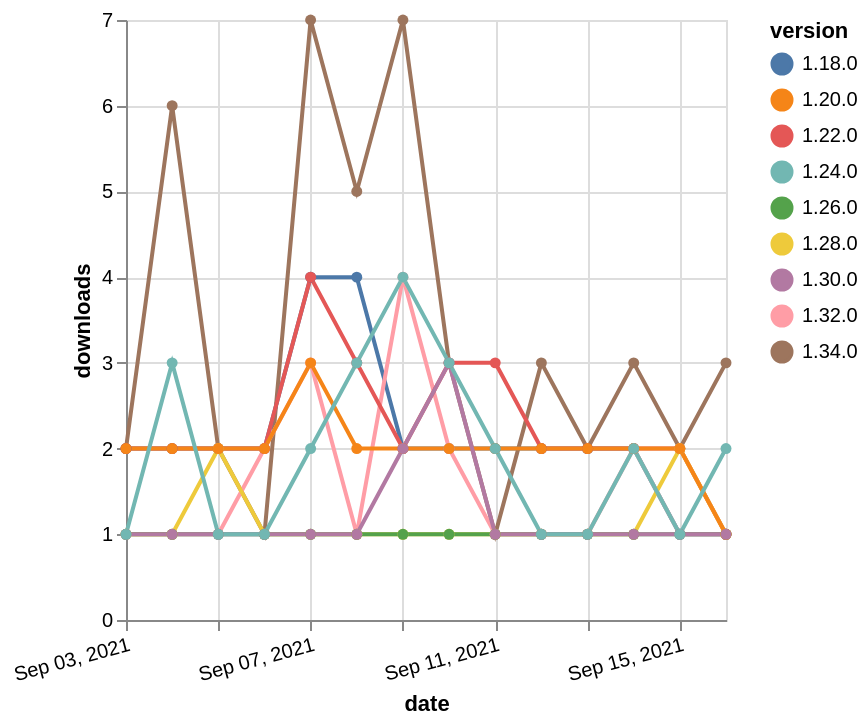

Here is the Vega-Lite specification saved for this chart:
### Vega-Lite specification from a JSON file in a GitHub repository (floating-point values rounded to 4 significant figures)
{"$schema": "https://vega.github.io/schema/vega-lite/v5.json", "description": "A simple bar chart with embedded data.", "data": {"values": [{"date": "2021-09-03", "total": 235, "delta": 2, "version": "1.34.0"}, {"date": "2021-09-04", "total": 241, "delta": 6, "version": "1.34.0"}, {"date": "2021-09-05", "total": 243, "delta": 2, "version": "1.34.0"}, {"date": "2021-09-06", "total": 244, "delta": 1, "version": "1.34.0"}, {"date": "2021-09-07", "total": 251, "delta": 7, "version": "1.34.0"}, {"date": "2021-09-08", "total": 256, "delta": 5, "version": "1.34.0"}, {"date": "2021-09-09", "total": 263, "delta": 7, "version": "1.34.0"}, {"date": "2021-09-10", "total": 266, "delta": 3, "version": "1.34.0"}, {"date": "2021-09-11", "total": 267, "delta": 1, "version": "1.34.0"}, {"date": "2021-09-12", "total": 270, "delta": 3, "version": "1.34.0"}, {"date": "2021-09-13", "total": 272, "delta": 2, "version": "1.34.0"}, {"date": "2021-09-14", "total": 275, "delta": 3, "version": "1.34.0"}, {"date": "2021-09-15", "total": 277, "delta": 2, "version": "1.34.0"}, {"date": "2021-09-16", "total": 280, "delta": 3, "version": "1.34.0"}, {"date": "2021-09-03", "total": 4386, "delta": 2, "version": "1.18.0"}, {"date": "2021-09-04", "total": 4388, "delta": 2, "version": "1.18.0"}, {"date": "2021-09-05", "total": 4390, "delta": 2, "version": "1.18.0"}, {"date": "2021-09-06", "total": 4392, "delta": 2, "version": "1.18.0"}, {"date": "2021-09-07", "total": 4396, "delta": 4, "version": "1.18.0"}, {"date": "2021-09-08", "total": 4400, "delta": 4, "version": "1.18.0"}, {"date": "2021-09-09", "total": 4402, "delta": 2, "version": "1.18.0"}, {"date": "2021-09-10", "total": 4404, "delta": 2, "version": "1.18.0"}, {"date": "2021-09-11", "total": 4406, "delta": 2, "version": "1.18.0"}, {"date": "2021-09-12", "total": 4408, "delta": 2, "version": "1.18.0"}, {"date": "2021-09-13", "total": 4410, "delta": 2, "version": "1.18.0"}, {"date": "2021-09-14", "total": 4412, "delta": 2, "version": "1.18.0"}, {"date": "2021-09-15", "total": 4413, "delta": 1, "version": "1.18.0"}, {"date": "2021-09-16", "total": 4414, "delta": 1, "version": "1.18.0"}, {"date": "2021-09-03", "total": 504, "delta": 1, "version": "1.32.0"}, {"date": "2021-09-04", "total": 505, "delta": 1, "version": "1.32.0"}, {"date": "2021-09-05", "total": 506, "delta": 1, "version": "1.32.0"}, {"date": "2021-09-06", "total": 508, "delta": 2, "version": "1.32.0"}, {"date": "2021-09-07", "total": 511, "delta": 3, "version": "1.32.0"}, {"date": "2021-09-08", "total": 512, "delta": 1, "version": "1.32.0"}, {"date": "2021-09-09", "total": 516, "delta": 4, "version": "1.32.0"}, {"date": "2021-09-10", "total": 518, "delta": 2, "version": "1.32.0"}, {"date": "2021-09-11", "total": 519, "delta": 1, "version": "1.32.0"}, {"date": "2021-09-12", "total": 520, "delta": 1, "version": "1.32.0"}, {"date": "2021-09-13", "total": 521, "delta": 1, "version": "1.32.0"}, {"date": "2021-09-14", "total": 523, "delta": 2, "version": "1.32.0"}, {"date": "2021-09-15", "total": 524, "delta": 1, "version": "1.32.0"}, {"date": "2021-09-16", "total": 525, "delta": 1, "version": "1.32.0"}, {"date": "2021-09-03", "total": 3418, "delta": 2, "version": "1.22.0"}, {"date": "2021-09-04", "total": 3420, "delta": 2, "version": "1.22.0"}, {"date": "2021-09-05", "total": 3422, "delta": 2, "version": "1.22.0"}, {"date": "2021-09-06", "total": 3424, "delta": 2, "version": "1.22.0"}, {"date": "2021-09-07", "total": 3428, "delta": 4, "version": "1.22.0"}, {"date": "2021-09-08", "total": 3431, "delta": 3, "version": "1.22.0"}, {"date": "2021-09-09", "total": 3433, "delta": 2, "version": "1.22.0"}, {"date": "2021-09-10", "total": 3436, "delta": 3, "version": "1.22.0"}, {"date": "2021-09-11", "total": 3439, "delta": 3, "version": "1.22.0"}, {"date": "2021-09-12", "total": 3441, "delta": 2, "version": "1.22.0"}, {"date": "2021-09-13", "total": 3443, "delta": 2, "version": "1.22.0"}, {"date": "2021-09-14", "total": 3445, "delta": 2, "version": "1.22.0"}, {"date": "2021-09-15", "total": 3447, "delta": 2, "version": "1.22.0"}, {"date": "2021-09-16", "total": 3448, "delta": 1, "version": "1.22.0"}, {"date": "2021-09-03", "total": 498, "delta": 1, "version": "1.28.0"}, {"date": "2021-09-04", "total": 499, "delta": 1, "version": "1.28.0"}, {"date": "2021-09-05", "total": 501, "delta": 2, "version": "1.28.0"}, {"date": "2021-09-06", "total": 502, "delta": 1, "version": "1.28.0"}, {"date": "2021-09-07", "total": 503, "delta": 1, "version": "1.28.0"}, {"date": "2021-09-08", "total": 504, "delta": 1, "version": "1.28.0"}, {"date": "2021-09-09", "total": 505, "delta": 1, "version": "1.28.0"}, {"date": "2021-09-10", "total": 506, "delta": 1, "version": "1.28.0"}, {"date": "2021-09-11", "total": 507, "delta": 1, "version": "1.28.0"}, {"date": "2021-09-12", "total": 508, "delta": 1, "version": "1.28.0"}, {"date": "2021-09-13", "total": 509, "delta": 1, "version": "1.28.0"}, {"date": "2021-09-14", "total": 510, "delta": 1, "version": "1.28.0"}, {"date": "2021-09-15", "total": 512, "delta": 2, "version": "1.28.0"}, {"date": "2021-09-16", "total": 513, "delta": 1, "version": "1.28.0"}, {"date": "2021-09-03", "total": 338, "delta": 1, "version": "1.26.0"}, {"date": "2021-09-04", "total": 339, "delta": 1, "version": "1.26.0"}, {"date": "2021-09-05", "total": 340, "delta": 1, "version": "1.26.0"}, {"date": "2021-09-06", "total": 341, "delta": 1, "version": "1.26.0"}, {"date": "2021-09-07", "total": 342, "delta": 1, "version": "1.26.0"}, {"date": "2021-09-08", "total": 343, "delta": 1, "version": "1.26.0"}, {"date": "2021-09-09", "total": 344, "delta": 1, "version": "1.26.0"}, {"date": "2021-09-10", "total": 345, "delta": 1, "version": "1.26.0"}, {"date": "2021-09-11", "total": 346, "delta": 1, "version": "1.26.0"}, {"date": "2021-09-12", "total": 347, "delta": 1, "version": "1.26.0"}, {"date": "2021-09-13", "total": 348, "delta": 1, "version": "1.26.0"}, {"date": "2021-09-14", "total": 349, "delta": 1, "version": "1.26.0"}, {"date": "2021-09-15", "total": 350, "delta": 1, "version": "1.26.0"}, {"date": "2021-09-16", "total": 351, "delta": 1, "version": "1.26.0"}, {"date": "2021-09-03", "total": 5247, "delta": 2, "version": "1.20.0"}, {"date": "2021-09-04", "total": 5249, "delta": 2, "version": "1.20.0"}, {"date": "2021-09-05", "total": 5251, "delta": 2, "version": "1.20.0"}, {"date": "2021-09-06", "total": 5253, "delta": 2, "version": "1.20.0"}, {"date": "2021-09-07", "total": 5256, "delta": 3, "version": "1.20.0"}, {"date": "2021-09-08", "total": 5258, "delta": 2, "version": "1.20.0"}, {"date": "2021-09-09", "total": 5260, "delta": 2, "version": "1.20.0"}, {"date": "2021-09-10", "total": 5262, "delta": 2, "version": "1.20.0"}, {"date": "2021-09-11", "total": 5264, "delta": 2, "version": "1.20.0"}, {"date": "2021-09-12", "total": 5266, "delta": 2, "version": "1.20.0"}, {"date": "2021-09-13", "total": 5268, "delta": 2, "version": "1.20.0"}, {"date": "2021-09-14", "total": 5270, "delta": 2, "version": "1.20.0"}, {"date": "2021-09-15", "total": 5272, "delta": 2, "version": "1.20.0"}, {"date": "2021-09-16", "total": 5273, "delta": 1, "version": "1.20.0"}, {"date": "2021-09-03", "total": 276, "delta": 1, "version": "1.30.0"}, {"date": "2021-09-04", "total": 277, "delta": 1, "version": "1.30.0"}, {"date": "2021-09-05", "total": 278, "delta": 1, "version": "1.30.0"}, {"date": "2021-09-06", "total": 279, "delta": 1, "version": "1.30.0"}, {"date": "2021-09-07", "total": 280, "delta": 1, "version": "1.30.0"}, {"date": "2021-09-08", "total": 281, "delta": 1, "version": "1.30.0"}, {"date": "2021-09-09", "total": 283, "delta": 2, "version": "1.30.0"}, {"date": "2021-09-10", "total": 286, "delta": 3, "version": "1.30.0"}, {"date": "2021-09-11", "total": 287, "delta": 1, "version": "1.30.0"}, {"date": "2021-09-12", "total": 288, "delta": 1, "version": "1.30.0"}, {"date": "2021-09-13", "total": 289, "delta": 1, "version": "1.30.0"}, {"date": "2021-09-14", "total": 290, "delta": 1, "version": "1.30.0"}, {"date": "2021-09-15", "total": 291, "delta": 1, "version": "1.30.0"}, {"date": "2021-09-16", "total": 292, "delta": 1, "version": "1.30.0"}, {"date": "2021-09-03", "total": 2625, "delta": 1, "version": "1.24.0"}, {"date": "2021-09-04", "total": 2628, "delta": 3, "version": "1.24.0"}, {"date": "2021-09-05", "total": 2629, "delta": 1, "version": "1.24.0"}, {"date": "2021-09-06", "total": 2630, "delta": 1, "version": "1.24.0"}, {"date": "2021-09-07", "total": 2632, "delta": 2, "version": "1.24.0"}, {"date": "2021-09-08", "total": 2635, "delta": 3, "version": "1.24.0"}, {"date": "2021-09-09", "total": 2639, "delta": 4, "version": "1.24.0"}, {"date": "2021-09-10", "total": 2642, "delta": 3, "version": "1.24.0"}, {"date": "2021-09-11", "total": 2644, "delta": 2, "version": "1.24.0"}, {"date": "2021-09-12", "total": 2645, "delta": 1, "version": "1.24.0"}, {"date": "2021-09-13", "total": 2646, "delta": 1, "version": "1.24.0"}, {"date": "2021-09-14", "total": 2648, "delta": 2, "version": "1.24.0"}, {"date": "2021-09-15", "total": 2649, "delta": 1, "version": "1.24.0"}, {"date": "2021-09-16", "total": 2651, "delta": 2, "version": "1.24.0"}]}, "width": "container", "mark": {"type": "line", "point": {"filled": true}}, "encoding": {"x": {"field": "date", "type": "temporal", "timeUnit": "yearmonthdate", "title": "date", "axis": {"labelAngle": -15}}, "y": {"field": "delta", "type": "quantitative", "title": "downloads"}, "color": {"field": "version", "type": "nominal"}, "tooltip": {"field": "delta"}}}
